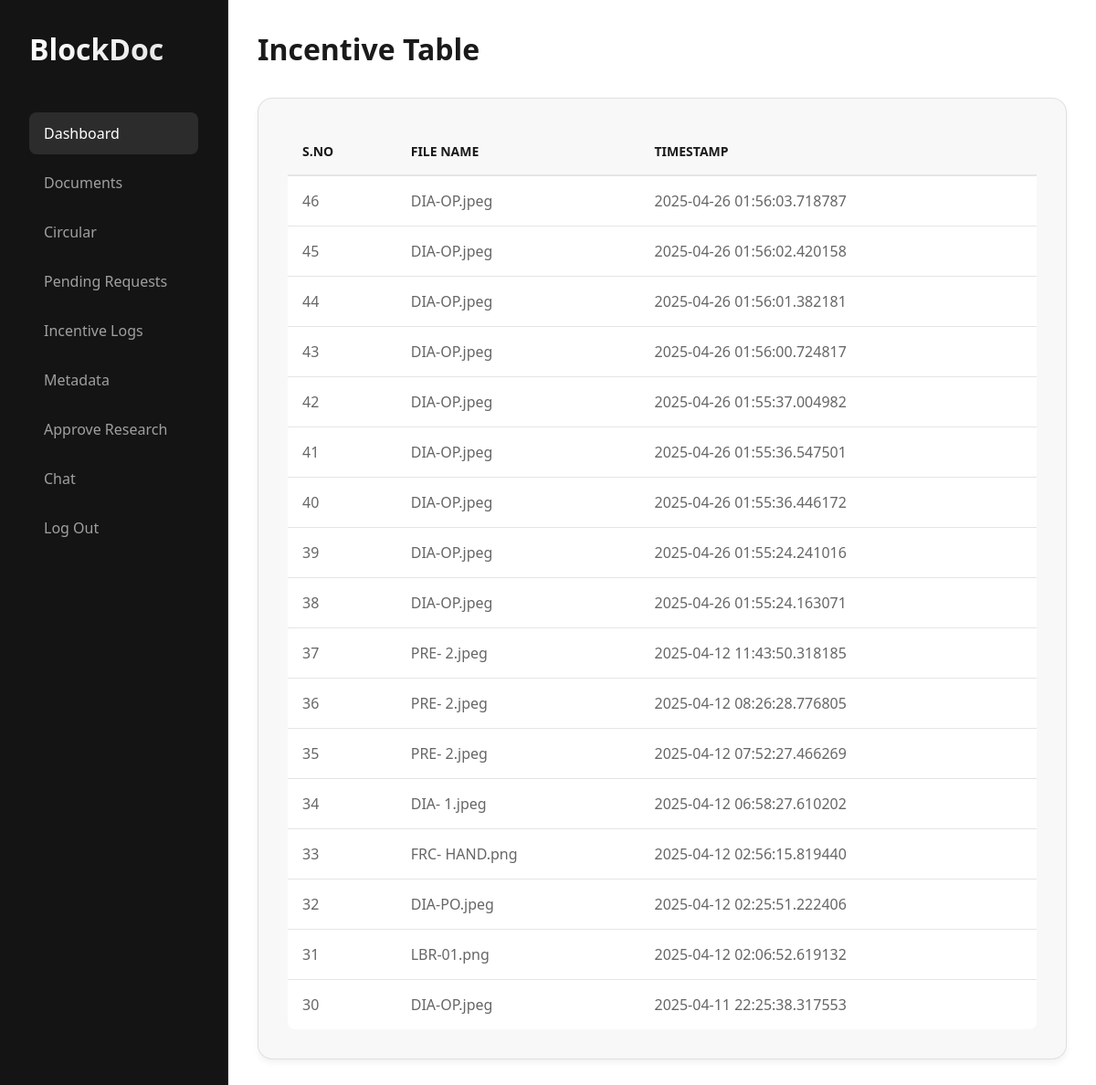
Page /incentive_table on the committed database.
### tables this page shows
CREATE TABLE incentives (
                    id INTEGER PRIMARY KEY AUTOINCREMENT,
                    file_name TEXT NOT NULL,
                    user_id INTEGER NOT NULL,
                    timestamp DATETIME DEFAULT CURRENT_TIMESTAMP,
                    FOREIGN KEY (user_id) REFERENCES users (id)
                );

### dummy.py (the view)
@app.route('/incentive_table')
def incentive_table():
    try:
        conn = sqlite3.connect(DATABASE)
        cursor = conn.cursor()
        cursor.execute("SELECT id, file_name, user_id, timestamp FROM incentives ORDER BY timestamp DESC")
        incentives = cursor.fetchall()
        conn.close()
        return render_template('incentive_table.html', incentives=incentives)
    except Exception as e:
        return jsonify({"status": "error", "message": str(e)}), 500

### templates/incentive_table.html (shortened to what this page needs)
<!DOCTYPE html>
<html lang="en">
<head>
</head>
<body>
    <div class="sidebar">
        <div class="logo">BlockDoc</div>
        <ul class="nav-links">
            <li class="active"><a href="/admin">Dashboard</a></li>
            <li><a href="/docs">Documents</a></li>
            <li><a href="/admin">Circular</a></li>
            <li><a href="/admin">Pending Requests</a></li>
            <li><a href="/incentive_table">Incentive Logs</a></li>
            <li><a href="/view_metadata">Metadata</a></li>
            <li><a href="/research_approve">Approve Research</a></li>
            <li><a href="/chatbot">Chat</a></li>
            <li><a href="/">Log Out</a></li>
        </ul>
    </div>
    <div class="main-content">
        <h1>Incentive Table</h1>
        <div class="table-container">
            <table>
                <thead>
                    <tr>
                        <th>S.no</th>
                        <th>File Name</th>
                        <th>Timestamp</th>
                    </tr>
                </thead>
                <tbody>
                    {% if incentives %}
                        {% for incentive in incentives %}
                            <tr>
                                <td>{{ incentive[0] }}</td>
                                <td>{{ incentive[1] }}</td>
                                <td>{{ incentive[3] }}</td>
                            </tr>
                        {% endfor %}
                    {% else %}
                        <tr>
                            <td colspan="3">No incentives found.</td>
                        </tr>
                    {% endif %}
                </tbody>
            </table>
        </div>
    </div>
</body>
</html>

### templates/incentive_table.html (style rules this page uses)
:root { --bg-primary: #ffffff; --bg-secondary: #f8f8f8; --accent-primary: #1a1a1a; --accent-secondary: #2d2d2d; --text-primary: #1a1a1a; --text-secondary: #666666; --border-color: rgba(0, 0, 0, 0.1); --glow-color: rgba(0, 0, 0, 0.1); }
* { margin: 0; padding: 0; box-sizing: border-box; font-family: 'Outfit', system-ui, -apple-system, sans-serif; }
body { background-color: var(--bg-primary); color: var(--text-primary); min-height: 100vh; display: flex; overflow-x: hidden; }
.sidebar { width: 250px; background: rgba(8, 8, 8, 0.95); backdrop-filter: blur(10px); padding: 2rem; border-right: 1px solid rgba(255, 255, 255, 0.1); position: fixed; height: 100vh; z-index: 10; }
.logo { font-size: 2rem; font-weight: 700; margin-bottom: 3rem; background: linear-gradient(135deg, #ffffff, #e0e0e0); -webkit-background-clip: text; background-clip: text; color: transparent; }
.nav-links { list-style: none; }
.nav-links li { margin-bottom: 0.5rem; }
.nav-links li a { color: #a0a0a0; text-decoration: none; padding: 0.75rem 1rem; border-radius: 8px; display: block; transition: all 0.3s ease; }
.nav-links li.active a, .nav-links li a:hover { background: rgba(255, 255, 255, 0.1); color: #ffffff; }
.main-content { flex: 1; margin-left: 250px; padding: 2rem; width: calc(100% - 250px); height: 100vh; display: flex; flex-direction: column; }
h1 { color: var(--text-primary); margin-bottom: 2rem; font-size: 2rem; font-weight: 600; flex-shrink: 0; }
.table-container { background: var(--bg-secondary); border-radius: 16px; padding: 2rem; border: 1px solid var(--border-color); box-shadow: 0 4px 6px rgba(0, 0, 0, 0.05); flex: 1; overflow: auto; min-height: 0; }
table { width: 100%; border-collapse: collapse; background: var(--bg-primary); border-radius: 8px; }
thead { background: var(--bg-secondary); position: sticky; top: 0; z-index: 1; }
th { padding: 1rem; text-align: left; color: var(--text-primary); font-weight: 600; border-bottom: 2px solid var(--border-color); text-transform: uppercase; font-size: 0.875rem; }
td { padding: 1rem; border-bottom: 1px solid var(--border-color); color: var(--text-secondary); }
tbody tr:last-child td { border-bottom: none; }

### rows in the picture
incentives: id "46", file_name "DIA-OP.jpeg", timestamp "2025-04-26 01:56:03.718787"
incentives: id "45", file_name "DIA-OP.jpeg", timestamp "2025-04-26 01:56:02.420158"
incentives: id "44", file_name "DIA-OP.jpeg", timestamp "2025-04-26 01:56:01.382181"
incentives: id "43", file_name "DIA-OP.jpeg", timestamp "2025-04-26 01:56:00.724817"
incentives: id "42", file_name "DIA-OP.jpeg", timestamp "2025-04-26 01:55:37.004982"
incentives: id "41", file_name "DIA-OP.jpeg", timestamp "2025-04-26 01:55:36.547501"
incentives: id "40", file_name "DIA-OP.jpeg", timestamp "2025-04-26 01:55:36.446172"
incentives: id "39", file_name "DIA-OP.jpeg", timestamp "2025-04-26 01:55:24.241016"
incentives: id "38", file_name "DIA-OP.jpeg", timestamp "2025-04-26 01:55:24.163071"
incentives: id "37", file_name "PRE- 2.jpeg", timestamp "2025-04-12 11:43:50.318185"
incentives: id "36", file_name "PRE- 2.jpeg", timestamp "2025-04-12 08:26:28.776805"
incentives: id "35", file_name "PRE- 2.jpeg", timestamp "2025-04-12 07:52:27.466269"
incentives: id "34", file_name "DIA- 1.jpeg", timestamp "2025-04-12 06:58:27.610202"
incentives: id "33", file_name "FRC- HAND.png", timestamp "2025-04-12 02:56:15.819440"
incentives: id "32", file_name "DIA-PO.jpeg", timestamp "2025-04-12 02:25:51.222406"
incentives: id "31", file_name "LBR-01.png", timestamp "2025-04-12 02:06:52.619132"
incentives: id "30", file_name "DIA-OP.jpeg", timestamp "2025-04-11 22:25:38.317553"
